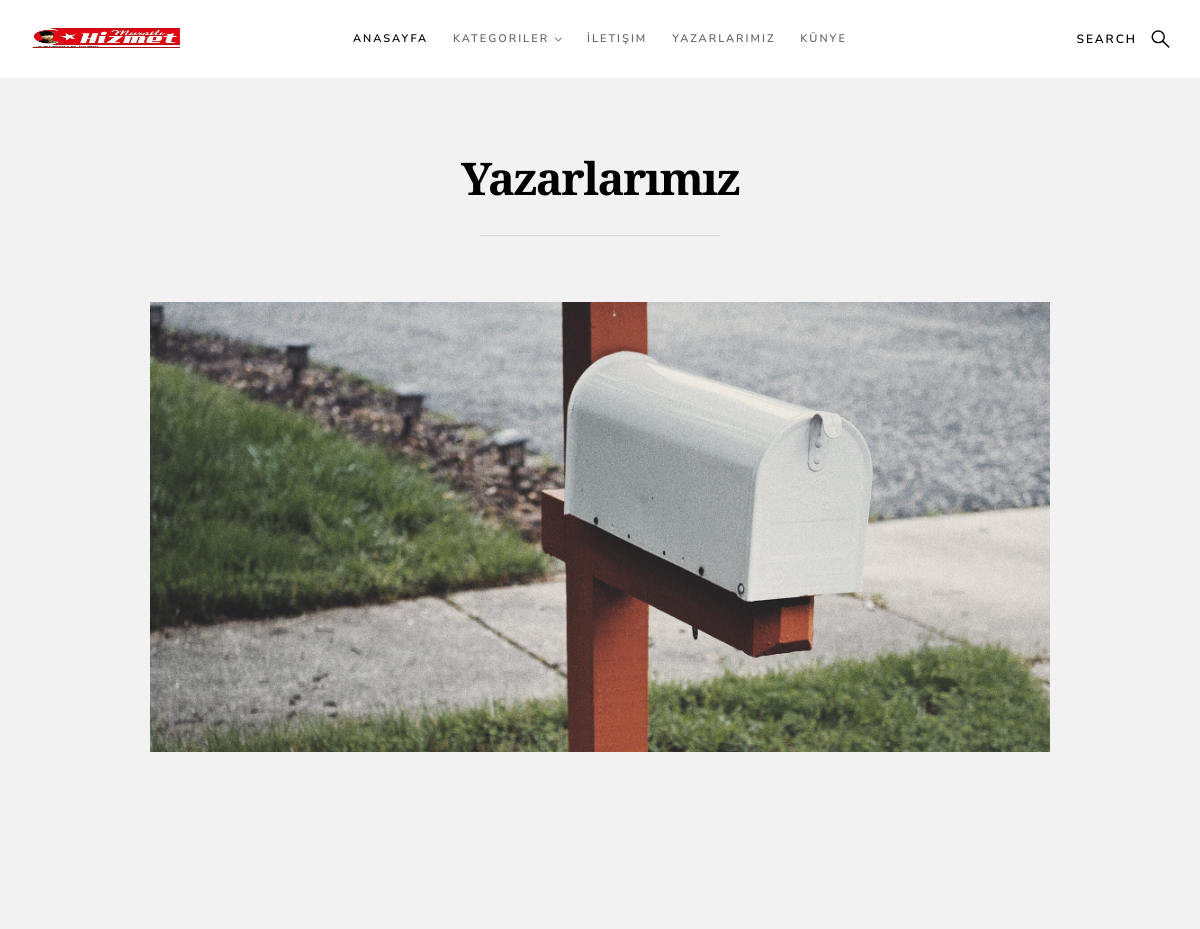
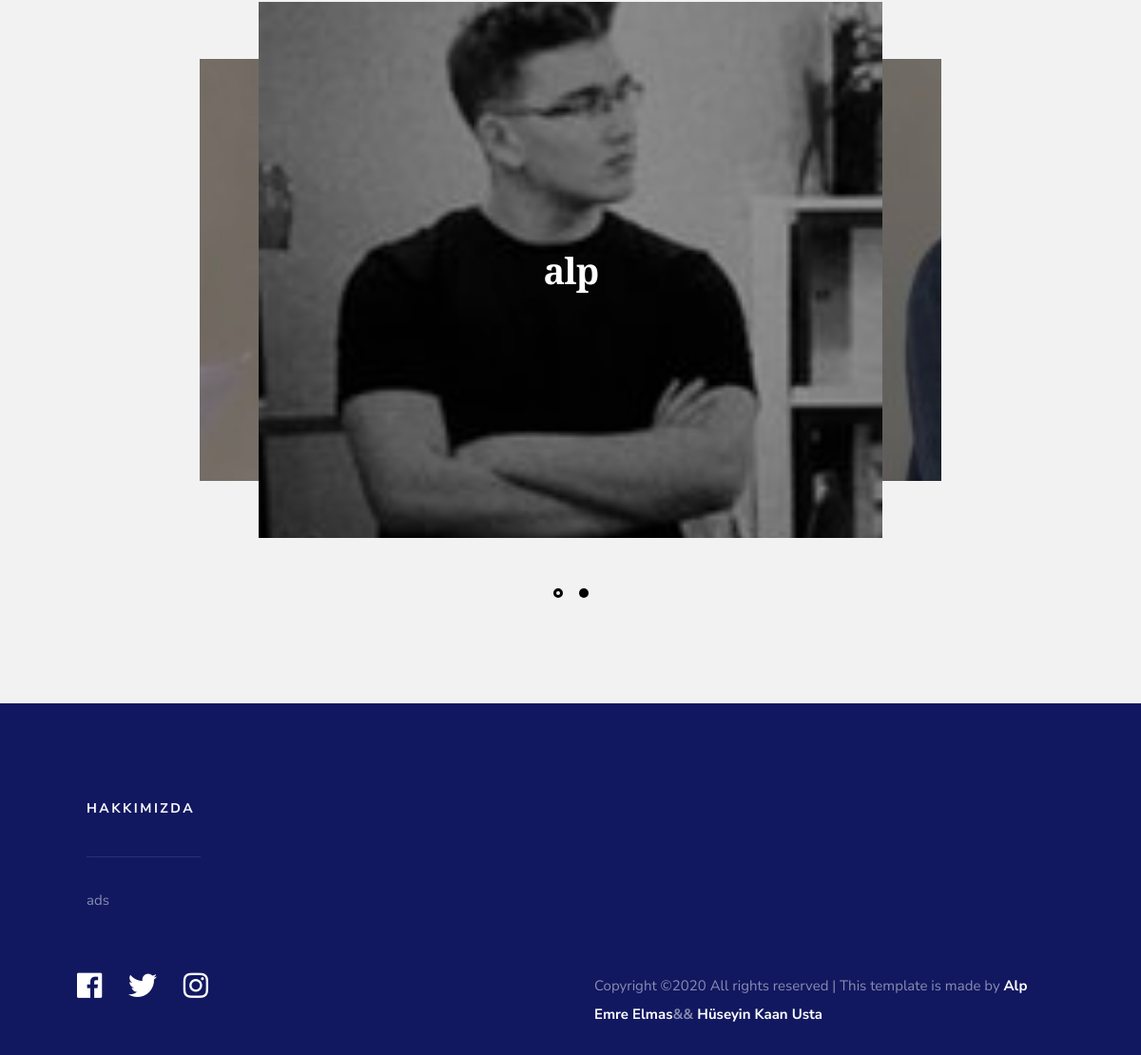
Page /yazar/ on the committed database (2 pictures, top to bottom).
### home/models.py (models this page shows, shortened)
class Setting(models.Model):
    title = models.CharField(max_length=100)
    keywords = models.CharField(max_length=255)
    description = models.CharField(max_length=255)
    company = models.CharField(max_length=50)
    address = models.CharField(max_length=150)
    phone = models.CharField(max_length=15)
    fax = models.CharField(max_length=15)
    email = models.CharField(max_length=50)
    icon = models.ImageField(blank=True, upload_to='images/')
    facebook = models.CharField(max_length=50)
    instagram = models.CharField(max_length=50)
    twitter = models.CharField(max_length=50)
    aboutus = RichTextUploadingField()
    contact = RichTextUploadingField()
    kunye = RichTextUploadingField()
    create_at = models.DateTimeField(auto_now_add=True)
    update_at = models.DateTimeField(auto_now=True)

class Image(models.Model):
    author = models.ForeignKey(User, on_delete=models.CASCADE)
    yazar = models.ImageField(upload_to='images/')

### home/views.py (the view)
# urls.py: path('yazar/', views.yazar, name='yazar'),
def yazar(request):
    setting = Setting.objects.get(pk=1)
    category = Category.objects.all()
    user = User.objects.all()
    image = Image.objects.all()
    context = {
        'image':image,
        'user':user,
        'page':'filter',
        'category':category,
        'setting':setting
    }
    return render(request, 'yazar.html', context)

### home/templates/yazar.html (shortened to what this page needs)
{% extends 'homebase.html' %}
{% block content %}
{% load static %}
<section class="s-content s-content--top-padding s-content--narrow">
    <div class="row narrow">
        <div class="col-full s-content__header">
            <h1 class="display-1 display-1--with-line-sep">Yazarlarımız</h1>
        </div>
    </div>
    <div class="row">
        <div class="col-full s-content__main">
            <p>
            <img src="images/thumbs/contact/contact-1000.jpg"
                 srcset="images/thumbs/contact/contact-2000.jpg 2000w,
                         images/thumbs/contact/contact-1000.jpg 1000w,
                         images/thumbs/contact/contact-500.jpg 500w"
                 sizes="(max-width: 2000px) 100vw, 2000px" alt="">
                 <section class="s-featured">
                    <div class="row">
                        <div class="col-full">
                            <div class="featured-slider featured" data-aos="zoom-in">
                                {% for rs in image %}
                                <div class="featured__slide">
                                    <div class="entry">
                                        <div class="entry__background" style="background-image:url({{rs.yazar.url}});"></div>
                                        <div class="entry__content">
                                            <h1><a href="" title="">{{rs.author}}</a></h1>
                                        </div>
                                    </div>
                                </div>
                                {% endfor %}
                </div>
            </div>
        </div>
        </section>
        </div>
    </div>
</section>
{% endblock %}

### home/templates/header.html (shortened to what this page needs)
{% load static %}
        <header class="s-header header">
        <div class="header__logo">
            <a class="logo" href="/">
                <img src="{{setting.icon.url}}" >
            </a>
        </div>
        <a class="header__search-trigger" href="#0"></a>
        <nav class="header__nav-wrap">
            <ul class="header__nav">
                <li class="current"><a href="/" >Anasayfa</a></li>
                <li class="has-children">
                    <a href="#0" title="">Kategoriler</a>
                </li>
                <li><a href="/iletisim/">İletişim</a></li>
                <li><a href="/yazar/">Yazarlarımız</a></li>
                <li><a href="/kunye/">Künye</a></li>
            </ul>
        </nav>
    </header>

### home/templates/footer.html (shortened to what this page needs)
<footer class="s-footer">
    <div class="s-footer__main">
        <div class="row">
            <div class="col-six tab-full s-footer__about">
                <h4>Hakkımızda</h4>
                <p>{{setting.aboutus|safe}}</p>
            </div>
        </div>
    </div>
    <div class="s-footer__bottom">
        <div class="row">
            <div class="col-six">
                <ul class="footer-social">
                    <li>
                        <a href="{{setting.facebook}}"><i class="fab fa-facebook"></i></a>
                    </li>
                    <li>
                        <a href="{{setting.twitter}}"><i class="fab fa-twitter"></i></a>
                    </li>
                    <li>
                        <a href="{{setting.instagram}}"><i class="fab fa-instagram"></i></a>
                    </li>
                </ul>
            </div>
            <div class="col-six">
                <div class="s-footer__copyright">
                    <span>
Copyright &copy;<script>document.write(new Date().getFullYear());</script> All rights reserved | This template is made by <strong><a href="https://www.instagram.com/alp_emre_elmas/"> Alp Emre Elmas</a>&& <a href="https://www.instagram.com/nightman.413/" >Hüseyin Kaan Usta</a></strong>
</span>
                </div>
            </div>
        </div>
    </div>
</footer>

### home/static/css/base.css (style rules this page uses)
html { font-family: sans-serif; line-height: 1.15; -ms-text-size-adjust: 100%; -webkit-text-size-adjust: 100%; }
body { margin: 0; }
article, aside, footer, header, nav, section { display: block; }
h1 { font-size: 2em; margin: 0.67em 0; }
a { background-color: transparent; -webkit-text-decoration-skip: objects; }
b, strong { font-weight: inherit; }
b, strong { font-weight: bolder; }
img { border-style: none; }
html { font-size: 62.5%; box-sizing: border-box; }
*, *::before, *::after { box-sizing: inherit; }
body { font-weight: normal; line-height: 1; word-wrap: break-word; text-rendering: optimizeLegibility; -webkit-overflow-scrolling: touch; -webkit-text-size-adjust: none; }
body, input, button { -moz-osx-font-smoothing: grayscale; -webkit-font-smoothing: antialiased; }
img, video { max-width: 100%; height: auto; }
div, dl, dt, dd, ul, ol, li, h1, h2, h3, h4, h5, h6, pre, form, p, blockquote, th, td { margin: 0; padding: 0; }
h1, h2, h3, h4, h5, h6 { -webkit-font-smoothing: auto; -webkit-font-smoothing: antialiased; -webkit-font-variant-ligatures: common-ligatures; -moz-font-variant-ligatures: common-ligatures; font-variant-ligatures: common-ligatures; text-rendering: optimizeLegibility; }
em, i { font-style: italic; line-height: inherit; }
strong, b { font-weight: bold; line-height: inherit; }
ol, ul { list-style: none; }
li { display: block; }
a { text-decoration: none; line-height: inherit; }
a img { border: none; }
.row { width: 89%; max-width: 1200px; margin: 0 auto; }
.row:after { content: ""; display: table; clear: both; }
.row .row { width: auto; max-width: none; margin-left: -20px; margin-right: -20px; }
[class*="col-"] { float: left; padding: 0 20px; }
.col-six, .col-1-2 { width: 50%; }
.col-twelve, .col-full { width: 100%; }
@media only screen and (max-width:1200px) { .row .row { margin-left: -15px; margin-right: -15px; } }
@media only screen and (max-width:1200px) { [class*="col-"] { padding: 0 15px; } }

### rows in the picture
Setting: icon (picture), aboutus "ads"
Image: yazar (picture), author "alp"
Image: yazar (picture)
